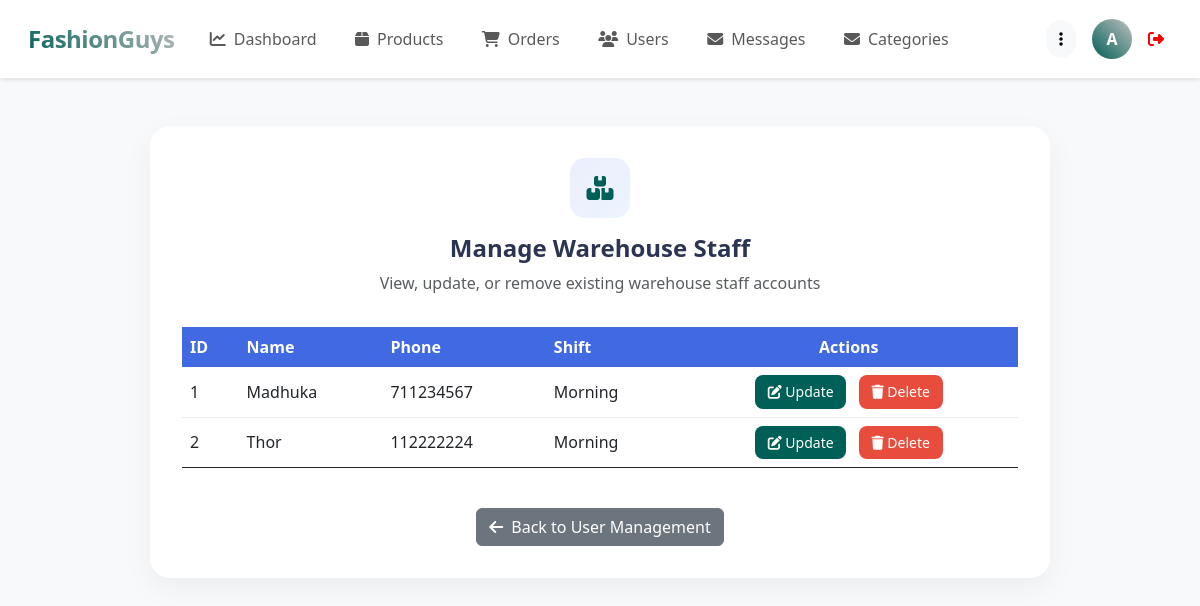
The page /admin/view_warehouse_staff.php (signed in) on the database its author committed.
### tables this page shows
CREATE TABLE `warehouse_staff` (
  `staff_id` int(10) NOT NULL,
  `name` varchar(30) NOT NULL,
  `phone` int(10) NOT NULL,
  `shift` varchar(20) NOT NULL,
  `is_available` tinyint(1) DEFAULT 1,
  `password` varchar(255) NOT NULL
);

### admin/view_warehouse_staff.php (the view, shortened to what this page needs)
<?php
include '../components/connect.php';
$select_staff = $conn->prepare("SELECT staff_id, name, phone, shift FROM `warehouse_staff`");
$select_staff->execute();
$staff_members = $select_staff->fetchAll(PDO::FETCH_ASSOC);
?>
<!DOCTYPE html>
<html lang="en">
<head>
    <link rel="stylesheet" href="https://cdnjs.cloudflare.com/ajax/libs/font-awesome/6.1.1/css/all.min.css">
    <link href="https://cdn.jsdelivr.net/npm/bootstrap@5.3.0/dist/css/bootstrap.min.css" rel="stylesheet">
</head>
<body>
<?php include '../components/admin_header_other.php'; ?>
<section class="view-warehouse-staff mt-5">
    <div class="content-card">
        <div class="card-header">
            <div class="header-icon">
                <i class="fas fa-boxes"></i> </div>
            <h2 class="header-title">Manage Warehouse Staff</h2>
            <p class="text-muted">View, update, or remove existing warehouse staff accounts</p>
        </div>
        <div class="table-responsive">
            <table class="table table-hover align-middle table-custom">
                <thead>
                    <tr>
                        <th>ID</th>
                        <th>Name</th>
                        <th>Phone</th>
                        <th>Shift</th>
                        <th class="text-center">Actions</th>
                    </tr>
                </thead>
                <tbody>
                    <?php if (count($staff_members) > 0): ?>
                        <?php foreach ($staff_members as $staff): ?>
                            <tr>
                                <td><?= htmlspecialchars($staff['staff_id']); ?></td>
                                <td><?= htmlspecialchars($staff['name']); ?></td>
                                <td><?= htmlspecialchars($staff['phone']); ?></td>
                                <td><?= htmlspecialchars(ucfirst($staff['shift'])); ?></td>
                                <td class="text-center">
                                    <a href="update_warehouse_staff.php?id=<?= $staff['staff_id']; ?>" class="btn btn-action btn-edit me-2">
                                        <i class="fas fa-edit"></i> Update
                                    </a>
                                    <form action="" method="post" style="display:inline-block;" onsubmit="return confirm('Are you sure you want to delete this staff member?');">
                                        <button type="submit" name="delete_staff" class="btn btn-action btn-delete">
                                            <i class="fas fa-trash"></i> Delete
                                        </button>
                                    </form>
                                </td>
                            </tr>
                        <?php endforeach; ?>
                    <?php else: ?>
                        <tr>
                            <td colspan="5" class="text-center py-4">No Warehouse Staff members found.</td>
                        </tr>
                    <?php endif; ?>
                </tbody>
            </table>
        </div>
        <div class="text-center mt-4">
            <a href="../admin/user_management.php" class="btn btn-secondary">
                <i class="fas fa-arrow-left me-2"></i>Back to User Management
            </a>
        </div>
    </div>
</section>
</body>
</html>

### components/admin_header_other.php (shortened to what this page needs)
<nav class="navbar navbar-expand-lg modern-navbar sticky-top">
    <div class="container-fluid">
        <a class="navbar-brand" href="../admin/dashboard.php">
            FashionGuys
        </a>
        <div class="collapse navbar-collapse" id="navbarContent">
            <ul class="navbar-nav me-auto mb-2 mb-lg-0">
                <li class="nav-item">
                    <a class="nav-link <?= basename($_SERVER['PHP_SELF']) == 'dashboard.php' ? 'active' : ''; ?>"
                       href="../admin/dashboard.php">
                        <i class="fas fa-chart-line me-2"></i>Dashboard
                    </a>
                </li>
                <li class="nav-item">
                    <a class="nav-link <?= basename($_SERVER['PHP_SELF']) == 'products.php' ? 'active' : ''; ?>"
                       href="../admin/products.php">
                        <i class="fas fa-box me-2"></i>Products
                    </a>
                </li>
                <li class="nav-item">
                    <a class="nav-link <?= basename($_SERVER['PHP_SELF']) == 'orders.php' ? 'active' : ''; ?>"
                       href="../admin/orders.php">
                        <i class="fas fa-shopping-cart me-2"></i>Orders
                    </a>
                </li>
                <li class="nav-item">
                    <a class="nav-link <?= basename($_SERVER['PHP_SELF']) == 'users.php' ? 'active' : ''; ?>"
                       href="../admin/users.php">
                        <i class="fas fa-users me-2"></i>Users
                    </a>
                </li>
                <li class="nav-item">
                    <a class="nav-link <?= basename($_SERVER['PHP_SELF']) == 'messages.php' ? 'active' : ''; ?>"
                       href="../admin/messages.php">
                        <i class="fas fa-envelope me-2"></i>Messages
                    </a>
                </li>
                <li class="nav-item">
                    <a class="nav-link <?= basename($_SERVER['PHP_SELF']) == 'categories.php' ? 'active' : ''; ?>"
                       href="../admin/categories.php">
                        <i class="fas fa-envelope me-2"></i>Categories
                    </a>
                </li>
            </ul>
            <?php
                $select_profile = $conn->prepare("SELECT * FROM `admins` WHERE id = ?");
                $select_profile->execute([$admin_id]);
                $fetch_profile = $select_profile->fetch(PDO::FETCH_ASSOC);
            ?>
            <div class="profile-section">
                <div class="dropdown">
                    <button class="btn btn-light rounded-pill" data-bs-toggle="dropdown">
                        <i class="fas fa-ellipsis-v"></i>
                    </button>
                </div>
                <div class="dropdown">
                    <div class="profile-image" role="button" data-bs-toggle="dropdown">
                        <?= strtoupper(substr($fetch_profile['name'], 0, 1)); ?>
                    </div>
                </div>
                <a href="../components/admin_logout.php"
                   class=""
                   style="text-decoration: none; color: red;"
                   onclick="return confirm('Are you sure you want to logout?');">
                    <i class="fas fa-sign-out-alt me-2"></i>
                </a>
            </div>
        </div>
    </div>
</nav>

### admin/view_warehouse_staff.php (style rules this page uses)
:root { --primary-color: #005F56; --secondary-color: #3f37c9; --accent-color: #C0C0C0; --success-color: #2ecc71; --danger-color: #e74c3c; --warning-color: #f39c12; }
body { background-color: #f8f9fa; }
.content-card { background: white; border-radius: 20px; padding: 2rem; box-shadow: 0 10px 30px rgba(0, 0, 0, 0.05); margin: 2rem auto; max-width: 900px; }
.card-header { text-align: center; margin-bottom: 2rem; }
.header-icon { width: 60px; height: 60px; border-radius: 15px; background: linear-gradient(135deg, rgba(67, 97, 238, 0.1), rgba(72, 149, 239, 0.1)); color: var(--primary-color); display: flex; align-items: center; justify-content: center; font-size: 1.5rem; margin: 0 auto 1rem; }
.header-title { font-size: 1.5rem; font-weight: 700; color: #2b3452; margin-bottom: 0.5rem; }
.table-responsive { margin-top: 1.5rem; }
.table-custom thead th { background-color: var(--secondary-color); color: white; border-bottom: none; }
.table-custom tbody tr { border-bottom: 1px solid #e9ecef; }
.table-custom tbody tr:last-child { border-bottom: none; }
.btn-action { padding: 0.4rem 0.8rem; font-size: 0.875rem; border-radius: 8px; transition: all 0.2s ease; }
.btn-edit { background-color: var(--primary-color); color: white; border: none; }
.btn-delete { background-color: var(--danger-color); color: white; border: none; }

### components/admin_header_other.php (style rules this page uses)
:root { --primary-color: #005F56; --secondary-color: #4169E1; --accent-color: #C0C0C0; }
.modern-navbar { background: white; padding: 1rem; box-shadow: 0 2px 15px rgba(0,0,0,0.05); }
.navbar-brand { font-size: 1.5rem; font-weight: 700; background: linear-gradient(45deg, var(--primary-color), var(--accent-color)); -webkit-background-clip: text; -webkit-text-fill-color: transparent; letter-spacing: -0.5px; }
.nav-link { position: relative; padding: 0.5rem 1rem !important; margin: 0 0.2rem; border-radius: 8px; transition: all 0.3s ease; }
.profile-section { display: flex; align-items: center; gap: 1rem; }
.profile-image { width: 40px; height: 40px; border-radius: 10px; background: linear-gradient(45deg, var(--primary-color), var(--accent-color)); display: flex; align-items: center; justify-content: center; color: white; font-weight: 600; }
.modern-navbar { background-color: #fff; box-shadow: 0 2px 4px rgba(0,0,0,0.1); }
.profile-image { width: 40px; height: 40px; background-color: #0d6efd; color: white; border-radius: 50%; display: flex; align-items: center; justify-content: center; font-weight: bold; cursor: pointer; }
.nav-link { padding: 0.5rem 1rem; border-radius: 0.5rem; transition: all 0.3s; }

### rows shown on the page
warehouse_staff: staff_id "1", name "Madhuka", phone "711234567", shift "Morning"
warehouse_staff: staff_id "2", name "Thor", phone "112222224", shift "Morning"

### other values the page prints
substr($fetch_profile['name'], 0, 1) "A"
